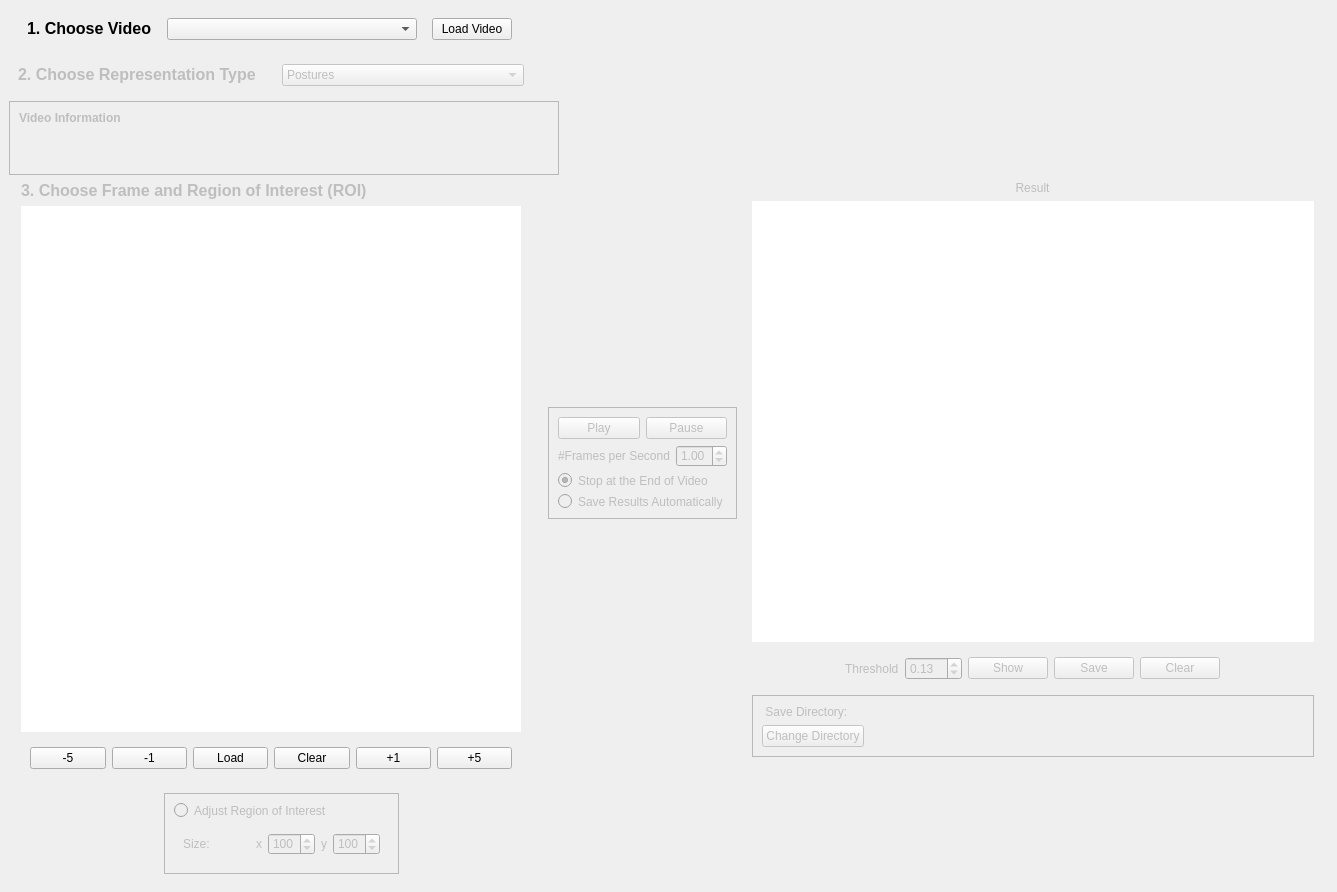
<?xml version="1.0" encoding="UTF-8"?>
<ui version="4.0">
 <class>MainWindow</class>
 <widget class="QMainWindow" name="MainWindow">
  <property name="geometry">
   <rect>
    <x>0</x>
    <y>0</y>
    <width>1337</width>
    <height>892</height>
   </rect>
  </property>
  <property name="windowTitle">
   <string>Similarity</string>
  </property>
  <property name="windowIcon">
   <iconset>
    <normaloff>:/compvis.jpg</normaloff>:/compvis.jpg</iconset>
  </property>
  <widget class="QWidget" name="centralwidget">
   <layout class="QGridLayout" name="gridLayout_6">
    <item row="0" column="0">
     <widget class="QWidget" name="Widget_chooseVideo" native="true">
      <property name="sizePolicy">
       <sizepolicy hsizetype="Maximum" vsizetype="Maximum">
        <horstretch>0</horstretch>
        <verstretch>0</verstretch>
       </sizepolicy>
      </property>
      <property name="maximumSize">
       <size>
        <width>550</width>
        <height>16777215</height>
       </size>
      </property>
      <layout class="QHBoxLayout" name="horizontalLayout_2">
       <item>
        <widget class="QLabel" name="Label_video">
         <property name="sizePolicy">
          <sizepolicy hsizetype="Maximum" vsizetype="Preferred">
           <horstretch>0</horstretch>
           <verstretch>0</verstretch>
          </sizepolicy>
         </property>
         <property name="text">
          <string>&lt;html&gt;&lt;head/&gt;&lt;body&gt;&lt;p&gt;&lt;span style=&quot; font-size:12pt; font-weight:600;&quot;&gt;1. Choose Video&lt;/span&gt;&lt;/p&gt;&lt;/body&gt;&lt;/html&gt;</string>
         </property>
        </widget>
       </item>
       <item>
        <widget class="QComboBox" name="ComboBox_chooseVideo">
         <property name="sizePolicy">
          <sizepolicy hsizetype="Maximum" vsizetype="Maximum">
           <horstretch>0</horstretch>
           <verstretch>0</verstretch>
          </sizepolicy>
         </property>
         <property name="minimumSize">
          <size>
           <width>250</width>
           <height>0</height>
          </size>
         </property>
         <property name="editable">
          <bool>false</bool>
         </property>
        </widget>
       </item>
       <item>
        <widget class="QPushButton" name="PushButton_confirmVideo">
         <property name="sizePolicy">
          <sizepolicy hsizetype="Maximum" vsizetype="Preferred">
           <horstretch>0</horstretch>
           <verstretch>0</verstretch>
          </sizepolicy>
         </property>
         <property name="text">
          <string>Load Video</string>
         </property>
        </widget>
       </item>
      </layout>
     </widget>
    </item>
    <item row="1" column="0">
     <widget class="QWidget" name="Widget_chooseReprType" native="true">
      <property name="enabled">
       <bool>false</bool>
      </property>
      <layout class="QHBoxLayout" name="horizontalLayout_4">
       <property name="spacing">
        <number>21</number>
       </property>
       <item>
        <widget class="QLabel" name="Label_chooseReprType">
         <property name="text">
          <string>&lt;html&gt;&lt;head/&gt;&lt;body&gt;&lt;p&gt;&lt;span style=&quot; font-size:12pt; font-weight:600;&quot;&gt;2. Choose Representation Type&lt;/span&gt;&lt;/p&gt;&lt;/body&gt;&lt;/html&gt;</string>
         </property>
        </widget>
       </item>
       <item>
        <widget class="QComboBox" name="ComboBox_chooseReprType">
         <item>
          <property name="text">
           <string>Postures</string>
          </property>
         </item>
         <item>
          <property name="text">
           <string>Sequences</string>
          </property>
         </item>
        </widget>
       </item>
      </layout>
     </widget>
    </item>
    <item row="2" column="0" colspan="2">
     <widget class="QFrame" name="Frame_vidInfo">
      <property name="enabled">
       <bool>false</bool>
      </property>
      <property name="sizePolicy">
       <sizepolicy hsizetype="Maximum" vsizetype="Maximum">
        <horstretch>0</horstretch>
        <verstretch>0</verstretch>
       </sizepolicy>
      </property>
      <property name="minimumSize">
       <size>
        <width>550</width>
        <height>0</height>
       </size>
      </property>
      <property name="styleSheet">
       <string notr="true">border-color: rgb(0, 0, 0);
border-width: 10</string>
      </property>
      <property name="frameShape">
       <enum>QFrame::StyledPanel</enum>
      </property>
      <property name="frameShadow">
       <enum>QFrame::Raised</enum>
      </property>
      <layout class="QGridLayout" name="gridLayout">
       <item row="0" column="0">
        <widget class="QLabel" name="Label_info_title">
         <property name="text">
          <string>&lt;html&gt;&lt;head/&gt;&lt;body&gt;&lt;p&gt;&lt;span style=&quot; font-weight:600;&quot;&gt;Video Information&lt;/span&gt;&lt;/p&gt;&lt;/body&gt;&lt;/html&gt;</string>
         </property>
        </widget>
       </item>
       <item row="2" column="0">
        <widget class="QLabel" name="Label_info_video">
         <property name="styleSheet">
          <string notr="true"/>
         </property>
         <property name="text">
          <string/>
         </property>
        </widget>
       </item>
       <item row="1" column="0">
        <widget class="QLabel" name="Label_info_project">
         <property name="styleSheet">
          <string notr="true"/>
         </property>
         <property name="text">
          <string/>
         </property>
        </widget>
       </item>
      </layout>
     </widget>
    </item>
    <item row="3" column="0">
     <layout class="QVBoxLayout" name="Layout_chooseFrame">
      <property name="leftMargin">
       <number>12</number>
      </property>
      <property name="rightMargin">
       <number>12</number>
      </property>
      <item>
       <widget class="QLabel" name="Label_frame">
        <property name="enabled">
         <bool>false</bool>
        </property>
        <property name="sizePolicy">
         <sizepolicy hsizetype="Preferred" vsizetype="Preferred">
          <horstretch>0</horstretch>
          <verstretch>0</verstretch>
         </sizepolicy>
        </property>
        <property name="text">
         <string>&lt;html&gt;&lt;head/&gt;&lt;body&gt;&lt;p&gt;&lt;span style=&quot; font-size:12pt; font-weight:600;&quot;&gt;3. Choose Frame and Region of Interest (ROI)&lt;/span&gt;&lt;/p&gt;&lt;/body&gt;&lt;/html&gt;</string>
        </property>
       </widget>
      </item>
      <item>
       <widget class="QLabel" name="Label_showFrame">
        <property name="enabled">
         <bool>true</bool>
        </property>
        <property name="sizePolicy">
         <sizepolicy hsizetype="Maximum" vsizetype="Expanding">
          <horstretch>0</horstretch>
          <verstretch>0</verstretch>
         </sizepolicy>
        </property>
        <property name="minimumSize">
         <size>
          <width>450</width>
          <height>400</height>
         </size>
        </property>
        <property name="maximumSize">
         <size>
          <width>500</width>
          <height>16777215</height>
         </size>
        </property>
        <property name="styleSheet">
         <string notr="true">background-color: rgb(255, 255, 255);</string>
        </property>
        <property name="text">
         <string/>
        </property>
       </widget>
      </item>
      <item>
       <widget class="QWidget" name="Widget_buttons_frame" native="true">
        <property name="enabled">
         <bool>true</bool>
        </property>
        <property name="sizePolicy">
         <sizepolicy hsizetype="Maximum" vsizetype="Preferred">
          <horstretch>0</horstretch>
          <verstretch>0</verstretch>
         </sizepolicy>
        </property>
        <property name="maximumSize">
         <size>
          <width>500</width>
          <height>16777215</height>
         </size>
        </property>
        <layout class="QHBoxLayout" name="horizontalLayout_12">
         <item>
          <widget class="QPushButton" name="PushButton_goLeftLeft">
           <property name="sizePolicy">
            <sizepolicy hsizetype="Preferred" vsizetype="Preferred">
             <horstretch>0</horstretch>
             <verstretch>0</verstretch>
            </sizepolicy>
           </property>
           <property name="text">
            <string>-5</string>
           </property>
          </widget>
         </item>
         <item>
          <widget class="QPushButton" name="PushButton_goLeft">
           <property name="sizePolicy">
            <sizepolicy hsizetype="Preferred" vsizetype="Preferred">
             <horstretch>0</horstretch>
             <verstretch>0</verstretch>
            </sizepolicy>
           </property>
           <property name="text">
            <string>-1</string>
           </property>
          </widget>
         </item>
         <item>
          <widget class="QPushButton" name="PushButton_reloadFrame">
           <property name="sizePolicy">
            <sizepolicy hsizetype="Maximum" vsizetype="Maximum">
             <horstretch>0</horstretch>
             <verstretch>0</verstretch>
            </sizepolicy>
           </property>
           <property name="text">
            <string>Load</string>
           </property>
          </widget>
         </item>
         <item>
          <widget class="QPushButton" name="PushButton_clearFrame">
           <property name="sizePolicy">
            <sizepolicy hsizetype="Maximum" vsizetype="Maximum">
             <horstretch>0</horstretch>
             <verstretch>0</verstretch>
            </sizepolicy>
           </property>
           <property name="text">
            <string>Clear</string>
           </property>
          </widget>
         </item>
         <item>
          <widget class="QPushButton" name="PushButton_goRight">
           <property name="sizePolicy">
            <sizepolicy hsizetype="Preferred" vsizetype="Preferred">
             <horstretch>0</horstretch>
             <verstretch>0</verstretch>
            </sizepolicy>
           </property>
           <property name="toolTip">
            <string extracomment="Move 1 frame forward"/>
           </property>
           <property name="text">
            <string>+1</string>
           </property>
          </widget>
         </item>
         <item>
          <widget class="QPushButton" name="PushButton_goRightRight">
           <property name="sizePolicy">
            <sizepolicy hsizetype="Preferred" vsizetype="Preferred">
             <horstretch>0</horstretch>
             <verstretch>0</verstretch>
            </sizepolicy>
           </property>
           <property name="toolTip">
            <string/>
           </property>
           <property name="text">
            <string>+5</string>
           </property>
          </widget>
         </item>
        </layout>
       </widget>
      </item>
      <item>
       <widget class="QWidget" name="widget" native="true">
        <layout class="QHBoxLayout" name="horizontalLayout_11">
         <item>
          <spacer name="horizontalSpacer_8">
           <property name="orientation">
            <enum>Qt::Horizontal</enum>
           </property>
           <property name="sizeType">
            <enum>QSizePolicy::Preferred</enum>
           </property>
           <property name="sizeHint" stdset="0">
            <size>
             <width>42</width>
             <height>20</height>
            </size>
           </property>
          </spacer>
         </item>
         <item>
          <widget class="QFrame" name="Frame_adjustBB">
           <property name="enabled">
            <bool>false</bool>
           </property>
           <property name="sizePolicy">
            <sizepolicy hsizetype="Maximum" vsizetype="Maximum">
             <horstretch>0</horstretch>
             <verstretch>0</verstretch>
            </sizepolicy>
           </property>
           <property name="styleSheet">
            <string notr="true">border-color: rgb(0, 0, 0);</string>
           </property>
           <property name="frameShape">
            <enum>QFrame::StyledPanel</enum>
           </property>
           <property name="frameShadow">
            <enum>QFrame::Raised</enum>
           </property>
           <layout class="QVBoxLayout" name="verticalLayout_6">
            <item>
             <widget class="QRadioButton" name="RadioButton_adjustBB">
              <property name="text">
               <string>Adjust Region of Interest</string>
              </property>
             </widget>
            </item>
            <item>
             <widget class="QWidget" name="Widget_changeBBSize" native="true">
              <layout class="QGridLayout" name="gridLayout_3">
               <item row="0" column="0">
                <layout class="QHBoxLayout" name="horizontalLayout_6">
                 <item>
                  <widget class="QLabel" name="Label_BBSize_desc">
                   <property name="text">
                    <string>Size:</string>
                   </property>
                  </widget>
                 </item>
                 <item>
                  <spacer name="horizontalSpacer">
                   <property name="orientation">
                    <enum>Qt::Horizontal</enum>
                   </property>
                   <property name="sizeType">
                    <enum>QSizePolicy::Preferred</enum>
                   </property>
                   <property name="sizeHint" stdset="0">
                    <size>
                     <width>40</width>
                     <height>20</height>
                    </size>
                   </property>
                  </spacer>
                 </item>
                 <item>
                  <widget class="QLabel" name="Label_BBSize_x">
                   <property name="text">
                    <string>x</string>
                   </property>
                  </widget>
                 </item>
                 <item>
                  <widget class="QSpinBox" name="SpinBox_BBSize_x">
                   <property name="minimum">
                    <number>30</number>
                   </property>
                   <property name="maximum">
                    <number>500</number>
                   </property>
                   <property name="value">
                    <number>100</number>
                   </property>
                  </widget>
                 </item>
                 <item>
                  <widget class="QLabel" name="Label_BBSize_y">
                   <property name="text">
                    <string>y</string>
                   </property>
                  </widget>
                 </item>
                 <item>
                  <widget class="QSpinBox" name="SpinBox_BBSize_y">
                   <property name="minimum">
                    <number>30</number>
                   </property>
                   <property name="maximum">
                    <number>500</number>
                   </property>
                   <property name="value">
                    <number>100</number>
                   </property>
                  </widget>
                 </item>
                </layout>
               </item>
              </layout>
             </widget>
            </item>
           </layout>
          </widget>
         </item>
         <item>
          <spacer name="horizontalSpacer_7">
           <property name="orientation">
            <enum>Qt::Horizontal</enum>
           </property>
           <property name="sizeType">
            <enum>QSizePolicy::Preferred</enum>
           </property>
           <property name="sizeHint" stdset="0">
            <size>
             <width>21</width>
             <height>20</height>
            </size>
           </property>
          </spacer>
         </item>
        </layout>
       </widget>
      </item>
     </layout>
    </item>
    <item row="3" column="1">
     <widget class="QWidget" name="Widget_play" native="true">
      <layout class="QVBoxLayout" name="verticalLayout_4">
       <item>
        <spacer name="verticalSpacer_4">
         <property name="orientation">
          <enum>Qt::Vertical</enum>
         </property>
         <property name="sizeType">
          <enum>QSizePolicy::Preferred</enum>
         </property>
         <property name="sizeHint" stdset="0">
          <size>
           <width>20</width>
           <height>350</height>
          </size>
         </property>
        </spacer>
       </item>
       <item>
        <widget class="QFrame" name="Frame_play">
         <property name="enabled">
          <bool>false</bool>
         </property>
         <property name="sizePolicy">
          <sizepolicy hsizetype="Maximum" vsizetype="Maximum">
           <horstretch>0</horstretch>
           <verstretch>0</verstretch>
          </sizepolicy>
         </property>
         <property name="styleSheet">
          <string notr="true">border-color: rgb(0, 0, 0);</string>
         </property>
         <property name="frameShape">
          <enum>QFrame::StyledPanel</enum>
         </property>
         <property name="frameShadow">
          <enum>QFrame::Raised</enum>
         </property>
         <layout class="QVBoxLayout" name="verticalLayout">
          <item>
           <layout class="QVBoxLayout" name="verticalLayout_3">
            <property name="spacing">
             <number>6</number>
            </property>
            <item>
             <layout class="QHBoxLayout" name="horizontalLayout_9">
              <property name="spacing">
               <number>6</number>
              </property>
              <item>
               <widget class="QPushButton" name="PushButton_play">
                <property name="text">
                 <string>Play</string>
                </property>
               </widget>
              </item>
              <item>
               <widget class="QPushButton" name="PushButton_pause">
                <property name="text">
                 <string>Pause</string>
                </property>
               </widget>
              </item>
             </layout>
            </item>
            <item>
             <layout class="QHBoxLayout" name="horizontalLayout_7">
              <property name="spacing">
               <number>6</number>
              </property>
              <item>
               <widget class="QLabel" name="Label_slider">
                <property name="text">
                 <string>&lt;html&gt;&lt;head/&gt;&lt;body&gt;&lt;p align=&quot;center&quot;&gt;#Frames per Second&lt;/p&gt;&lt;/body&gt;&lt;/html&gt;</string>
                </property>
               </widget>
              </item>
              <item>
               <widget class="QDoubleSpinBox" name="DoubleSpinBox_secPerFrame">
                <property name="minimum">
                 <double>0.200000000000000</double>
                </property>
                <property name="maximum">
                 <double>5.000000000000000</double>
                </property>
                <property name="singleStep">
                 <double>0.200000000000000</double>
                </property>
                <property name="value">
                 <double>1.000000000000000</double>
                </property>
               </widget>
              </item>
             </layout>
            </item>
           </layout>
          </item>
          <item>
           <widget class="QRadioButton" name="RadioButton_play_automaticStop">
            <property name="text">
             <string>Stop at the End of Video</string>
            </property>
            <property name="checked">
             <bool>true</bool>
            </property>
            <property name="autoExclusive">
             <bool>false</bool>
            </property>
           </widget>
          </item>
          <item>
           <widget class="QRadioButton" name="RadioButton_automaticSaving">
            <property name="text">
             <string>Save Results Automatically</string>
            </property>
            <property name="autoExclusive">
             <bool>false</bool>
            </property>
           </widget>
          </item>
         </layout>
        </widget>
       </item>
       <item>
        <spacer name="verticalSpacer_5">
         <property name="orientation">
          <enum>Qt::Vertical</enum>
         </property>
         <property name="sizeType">
          <enum>QSizePolicy::Preferred</enum>
         </property>
         <property name="sizeHint" stdset="0">
          <size>
           <width>20</width>
           <height>487</height>
          </size>
         </property>
        </spacer>
       </item>
      </layout>
     </widget>
    </item>
    <item row="3" column="2">
     <layout class="QVBoxLayout" name="verticalLayout_7">
      <property name="rightMargin">
       <number>14</number>
      </property>
      <item alignment="Qt::AlignHCenter">
       <widget class="QLabel" name="Label_showResult_title">
        <property name="enabled">
         <bool>false</bool>
        </property>
        <property name="text">
         <string>&lt;html&gt;&lt;head/&gt;&lt;body&gt;&lt;p align=&quot;center&quot;&gt;Result&lt;/p&gt;&lt;/body&gt;&lt;/html&gt;</string>
        </property>
       </widget>
      </item>
      <item>
       <widget class="QLabel" name="Label_showResult">
        <property name="sizePolicy">
         <sizepolicy hsizetype="Expanding" vsizetype="Expanding">
          <horstretch>0</horstretch>
          <verstretch>0</verstretch>
         </sizepolicy>
        </property>
        <property name="minimumSize">
         <size>
          <width>0</width>
          <height>0</height>
         </size>
        </property>
        <property name="styleSheet">
         <string notr="true">background-color: rgb(255, 255, 255);</string>
        </property>
        <property name="text">
         <string/>
        </property>
       </widget>
      </item>
      <item alignment="Qt::AlignHCenter">
       <widget class="QWidget" name="Widget_buttons_result" native="true">
        <property name="enabled">
         <bool>false</bool>
        </property>
        <property name="sizePolicy">
         <sizepolicy hsizetype="Maximum" vsizetype="Maximum">
          <horstretch>0</horstretch>
          <verstretch>0</verstretch>
         </sizepolicy>
        </property>
        <layout class="QHBoxLayout" name="horizontalLayout_8">
         <item>
          <widget class="QLabel" name="label_threshold">
           <property name="enabled">
            <bool>false</bool>
           </property>
           <property name="text">
            <string>Threshold</string>
           </property>
          </widget>
         </item>
         <item>
          <widget class="QDoubleSpinBox" name="doubleSpinBox_threshold">
           <property name="enabled">
            <bool>false</bool>
           </property>
           <property name="singleStep">
            <double>0.010000000000000</double>
           </property>
           <property name="value">
            <double>0.130000000000000</double>
           </property>
          </widget>
         </item>
         <item>
          <widget class="QPushButton" name="PushButton_reloadResult">
           <property name="sizePolicy">
            <sizepolicy hsizetype="Maximum" vsizetype="Maximum">
             <horstretch>0</horstretch>
             <verstretch>0</verstretch>
            </sizepolicy>
           </property>
           <property name="text">
            <string>Show</string>
           </property>
          </widget>
         </item>
         <item>
          <widget class="QPushButton" name="PushButton_saveResult">
           <property name="text">
            <string>Save</string>
           </property>
          </widget>
         </item>
         <item>
          <widget class="QPushButton" name="PushButton_clearResult">
           <property name="sizePolicy">
            <sizepolicy hsizetype="Maximum" vsizetype="Maximum">
             <horstretch>0</horstretch>
             <verstretch>0</verstretch>
            </sizepolicy>
           </property>
           <property name="text">
            <string>Clear</string>
           </property>
          </widget>
         </item>
        </layout>
       </widget>
      </item>
      <item>
       <widget class="QFrame" name="Frame_save">
        <property name="enabled">
         <bool>false</bool>
        </property>
        <property name="styleSheet">
         <string notr="true">border-color: rgb(0, 0, 0);</string>
        </property>
        <property name="frameShape">
         <enum>QFrame::StyledPanel</enum>
        </property>
        <property name="frameShadow">
         <enum>QFrame::Raised</enum>
        </property>
        <layout class="QGridLayout" name="gridLayout_4">
         <item row="1" column="0">
          <widget class="QPushButton" name="PushButton_save_changeFolder">
           <property name="text">
            <string>Change Directory</string>
           </property>
          </widget>
         </item>
         <item row="1" column="1">
          <spacer name="horizontalSpacer_2">
           <property name="orientation">
            <enum>Qt::Horizontal</enum>
           </property>
           <property name="sizeHint" stdset="0">
            <size>
             <width>40</width>
             <height>20</height>
            </size>
           </property>
          </spacer>
         </item>
         <item row="0" column="0">
          <widget class="QLabel" name="Label_save_label">
           <property name="text">
            <string> Save Directory:</string>
           </property>
          </widget>
         </item>
         <item row="0" column="1">
          <widget class="QLabel" name="Label_save_currentFolder">
           <property name="text">
            <string/>
           </property>
           <property name="wordWrap">
            <bool>true</bool>
           </property>
          </widget>
         </item>
        </layout>
       </widget>
      </item>
      <item>
       <widget class="QWidget" name="widget_2" native="true">
        <property name="sizePolicy">
         <sizepolicy hsizetype="Preferred" vsizetype="Fixed">
          <horstretch>0</horstretch>
          <verstretch>0</verstretch>
         </sizepolicy>
        </property>
        <property name="minimumSize">
         <size>
          <width>0</width>
          <height>120</height>
         </size>
        </property>
        <property name="maximumSize">
         <size>
          <width>16777215</width>
          <height>120</height>
         </size>
        </property>
        <property name="styleSheet">
         <string notr="true"/>
        </property>
        <layout class="QVBoxLayout" name="verticalLayout_5">
         <item>
          <spacer name="verticalSpacer">
           <property name="orientation">
            <enum>Qt::Vertical</enum>
           </property>
           <property name="sizeType">
            <enum>QSizePolicy::Maximum</enum>
           </property>
           <property name="sizeHint" stdset="0">
            <size>
             <width>20</width>
             <height>100</height>
            </size>
           </property>
          </spacer>
         </item>
         <item>
          <widget class="QLabel" name="Label_info_inbetween">
           <property name="sizePolicy">
            <sizepolicy hsizetype="Preferred" vsizetype="Preferred">
             <horstretch>0</horstretch>
             <verstretch>0</verstretch>
            </sizepolicy>
           </property>
           <property name="minimumSize">
            <size>
             <width>0</width>
             <height>0</height>
            </size>
           </property>
           <property name="text">
            <string/>
           </property>
           <property name="wordWrap">
            <bool>true</bool>
           </property>
          </widget>
         </item>
        </layout>
       </widget>
      </item>
      <item>
       <layout class="QHBoxLayout" name="horizontalLayout">
        <property name="leftMargin">
         <number>0</number>
        </property>
        <property name="rightMargin">
         <number>0</number>
        </property>
       </layout>
      </item>
     </layout>
    </item>
   </layout>
  </widget>
 </widget>
 <resources>
  <include location="resource.qrc"/>
 </resources>
 <connections/>
</ui>
